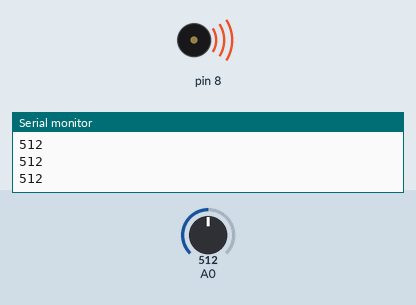
The sketch below on a simulated Arduino Uno, built with avr-gcc and run on an emulated ATmega328P. On the bench: buzzer (waves = sounding), the last lines printed to the serial monitor. Inputs (shaded band) come from the test bench; at power-on: A0 = 512.

Above: at 1.2 s.
1.3 s: A0 set to 495
At 1.6 s:
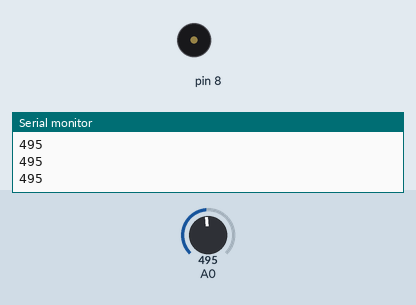
2.8 s: A0 set to 511
At 4.0 s:
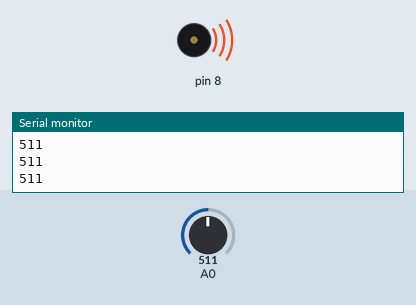
4.3 s: A0 set to 306
At 5.1 s:
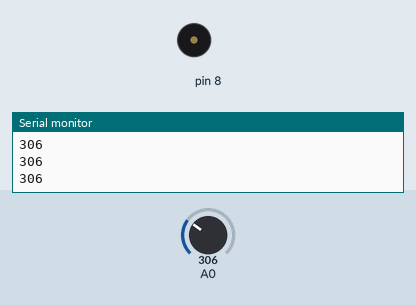
Timing chart, 0 to 7.3 s (numbered marks = the images above; inputs shaded):
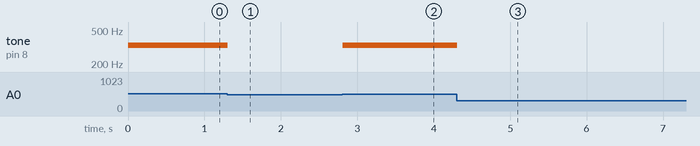

The sketch:

Keyboard.ino
```cpp
//array of notes
  //the frequencies corespond to the frequencies of middle
  //c,d,e and f
int notes []={

  262,294,330, 349
};
void setup() {
  // put your setup code here, to run once:
Serial.begin (9600);
}

void loop() {
//create a local variable to hold the input from A0
int sound = analogRead(A0);
//send the value from A0 to the serial monitor
Serial.println(sound);
//play the note corresponding each value
//tone needs to know what pin to play and the note
if (sound == 1023){
  tone(8, notes[0]); //plays middle c
}
else if (sound >=990 && sound <= 1010){
  tone (8, notes[1]);//plays middle d
}
else if (sound >=505 && sound <= 515){
  tone (8, notes[2]);//plays middle e
}
else if (sound >=5 && sound <= 10){
  tone (8, notes[3]);//plays middle f
}
else{
  noTone(8);
}
}
```

Measured:
- the behaviour switches between 505 and 504 on A0 (found by bisection; images 0 and 1)
- after the input at 1.3 s, tone on pin 8: 330 Hz → silent at once
- after the input at 2.8 s, tone on pin 8: silent → 330 Hz at once
- after the input at 4.3 s, tone on pin 8: 330 Hz → silent at once
